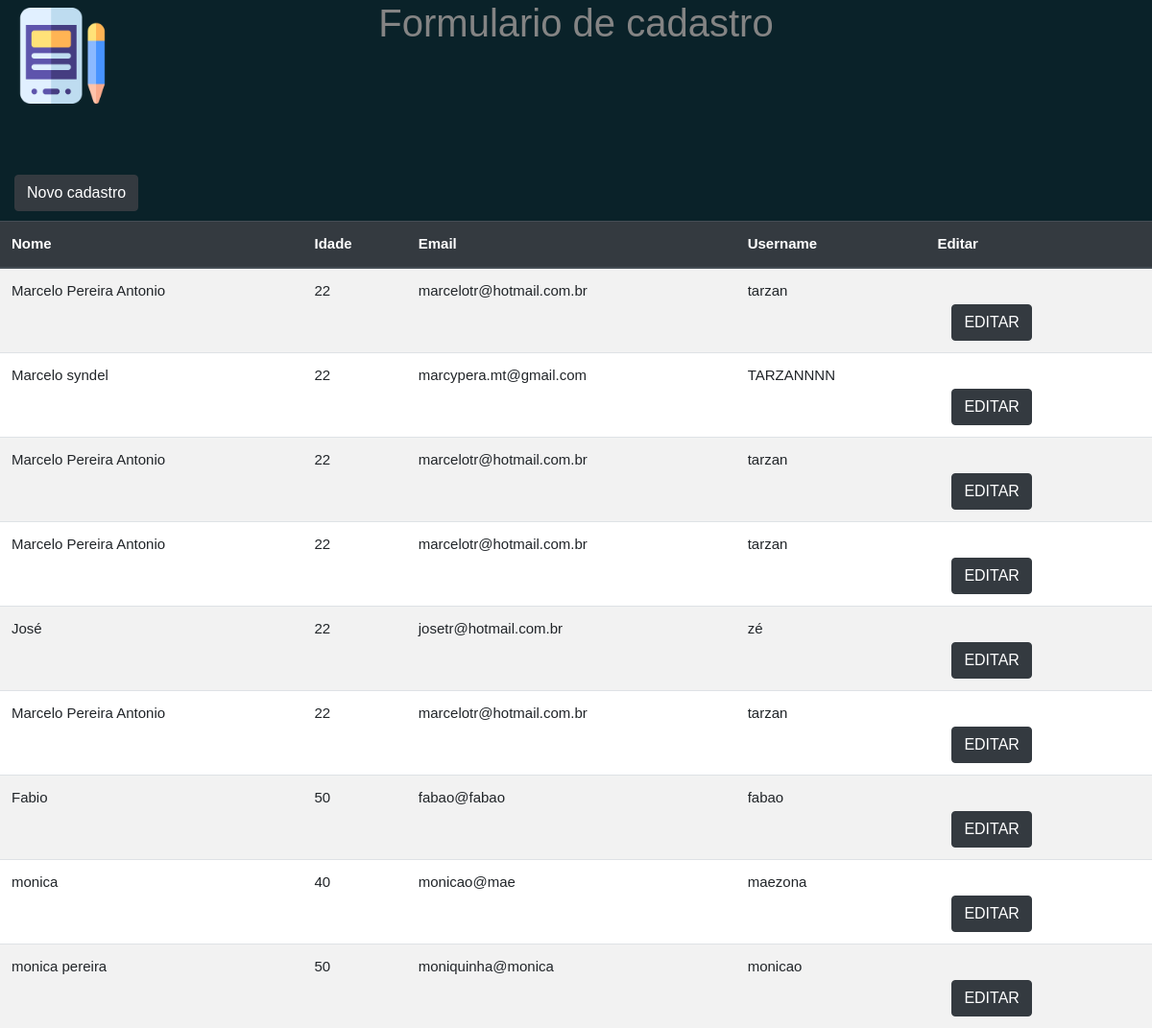
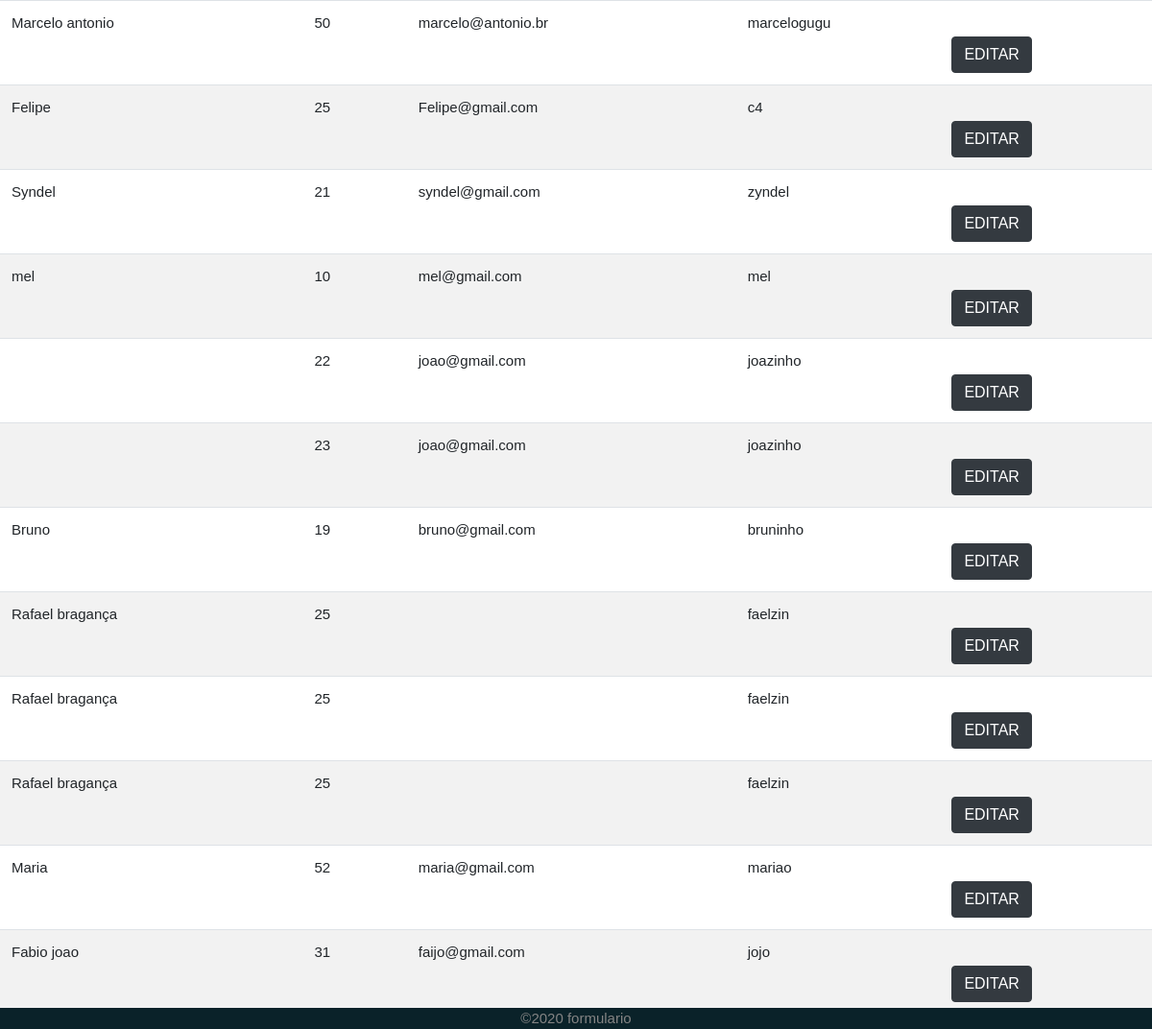
Page /index.php?pagina=visual on the committed database (2 pictures, top to bottom).
### tables this page shows
CREATE TABLE `cadastro` (
  `NOME` varchar(255) DEFAULT NULL,
  `IDADE` int(2) DEFAULT NULL,
  `EMAIL` varchar(255) DEFAULT NULL,
  `USERNAME` varchar(255) DEFAULT NULL,
  `ID` int(11) NOT NULL
);

### views/visual.php (the view, shortened to what this page needs)
<?php include 'db.php';?>
<!DOCTYPE html>
<html>
<head>
</head>
<header>
		<a href="?pagina=formulario" class="btn btn-dark">Novo cadastro</a>
</header>
<body>
	<table class="table table-striped" id="visual">
	<thead class="thead-dark">
		<tr>
			<th>Nome</th>
			<th>Idade</th>
			<th>Email</th>
			<th>Username</th>
			<th >Editar</th>
	</thead>
<tbody>
<?php
$query = "SELECT * FROM cadastro";
$linha = mysqli_query($conexao, $query);
while($result = mysqli_fetch_assoc($linha)){
	echo "<tr><td>".$result['NOME']."</td>";
	echo "<td>".$result['IDADE']."</td>";
	echo "<td>".$result['EMAIL']."</td>";
	echo "<td>".$result['USERNAME']."</td>";
    echo "<td>
                <form action='nova_tela.php' method='GET'>
                    <input type='hidden' name='buscar_id' value='".$result['ID']."'>
	                <button class='btn btn-dark'> EDITAR </button>
                </form>
          </td></tr>";
}
?>
</tbody>
</table>

### header.php (shortened to what this page needs)
<!DOCTYPE html>
<html>
<head>
	<link rel="stylesheet" href="css/bootstrap.min.css">
	<link rel="stylesheet" href="//cdn.datatables.net/1.10.19/css/jquery.dataTables.min.css">
	<link rel="stylesheet" type="text/css" href="css/estilo.css">
</head>
	<header>
		<h1>Formulario de cadastro</h1>
	<a href="?pagina=home"><img src="img/logo.png" title="Logo" alt="Logo"></a>
    </header>
<body>
</body>

### index.php (shortened to what this page needs)
<?php
include 'db.php';
include 'header.php';
if (isset($_GET['pagina'])){
	$pagina = $_GET['pagina'];
}
else {
	$pagina = 'home';
}
switch ($pagina) {
	case 'visual': include 'views/visual.php'; break;
}
include 'footer.php';

### footer.php
<footer>
	<div >
 		©2020 formulario
 	</div>
</footer>
</body>
</html>

### css/estilo.css (style rules this page uses)
* { margin:0; padding: 0; }
body { font-family: helvetica, arial; font-size: 15px; }
header { background-color: #0A2229 ; color:#848484; margin:auto; height: 115px; }
h1 { font-family: helvetica, arial; font-size: 40px; text-align:center; background-color:#0A2229; color:#848484; height:0px; }
footer { text-align: center; background-color:#0A2229; color:#848484; position: fixed; bottom: 0; width: 100%; }
button { margin-top: 25px; margin-left: 15px; margin-right: 15px; }
a { margin-top: 67px; margin-left: 15px; margin-right: 15px; }
img { height: 100px; }

### rows in the picture
cadastro: NOME "Marcelo Pereira Antonio", IDADE "22", EMAIL "marcelotr@hotmail.com.br", USERNAME "tarzan"
cadastro: NOME "Marcelo syndel", IDADE "22", EMAIL "marcypera.mt@gmail.com", USERNAME "TARZANNNN"
cadastro: NOME "Marcelo Pereira Antonio", IDADE "22", EMAIL "marcelotr@hotmail.com.br", USERNAME "tarzan"
cadastro: NOME "Marcelo Pereira Antonio", IDADE "22", EMAIL "marcelotr@hotmail.com.br", USERNAME "tarzan"
cadastro: NOME "José", IDADE "22", EMAIL "josetr@hotmail.com.br", USERNAME "zé"
cadastro: NOME "Marcelo Pereira Antonio", IDADE "22", EMAIL "marcelotr@hotmail.com.br", USERNAME "tarzan"
cadastro: NOME "Fabio", IDADE "50", EMAIL "fabao@fabao", USERNAME "fabao"
cadastro: NOME "monica", IDADE "40", EMAIL "monicao@mae", USERNAME "maezona"
cadastro: NOME "monica pereira", IDADE "50", EMAIL "moniquinha@monica", USERNAME "monicao"
cadastro: NOME "Marcelo antonio", IDADE "50", EMAIL "marcelo@antonio.br", USERNAME "marcelogugu"
cadastro: NOME "Felipe", IDADE "25", EMAIL "Felipe@gmail.com", USERNAME "c4"
cadastro: NOME "Syndel", IDADE "21", EMAIL "syndel@gmail.com", USERNAME "zyndel"
cadastro: NOME "mel", IDADE "10", EMAIL "mel@gmail.com", USERNAME "mel"
cadastro: IDADE "22", EMAIL "joao@gmail.com", USERNAME "joazinho"
cadastro: IDADE "23", EMAIL "joao@gmail.com", USERNAME "joazinho"
cadastro: NOME "Bruno", IDADE "19", EMAIL "bruno@gmail.com", USERNAME "bruninho"
cadastro: NOME "Rafael bragança", IDADE "25", USERNAME "faelzin"
cadastro: NOME "Rafael bragança", IDADE "25", USERNAME "faelzin"
cadastro: NOME "Rafael bragança", IDADE "25", USERNAME "faelzin"
cadastro: NOME "Maria", IDADE "52", EMAIL "maria@gmail.com", USERNAME "mariao"
cadastro: NOME "Fabio joao", IDADE "31", EMAIL "faijo@gmail.com", USERNAME "jojo"
